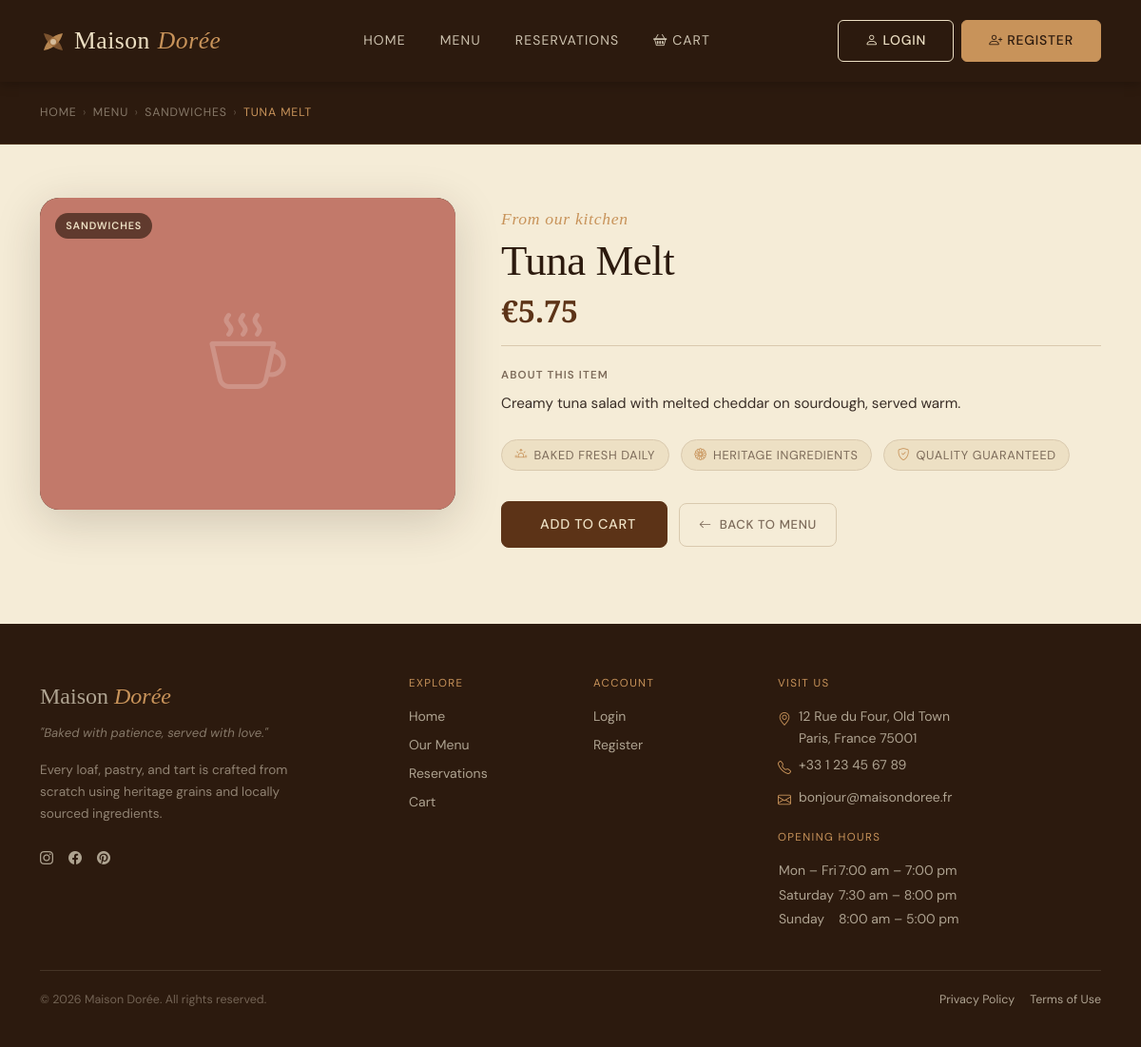
The app's page /product_details.php?id=25, older data.
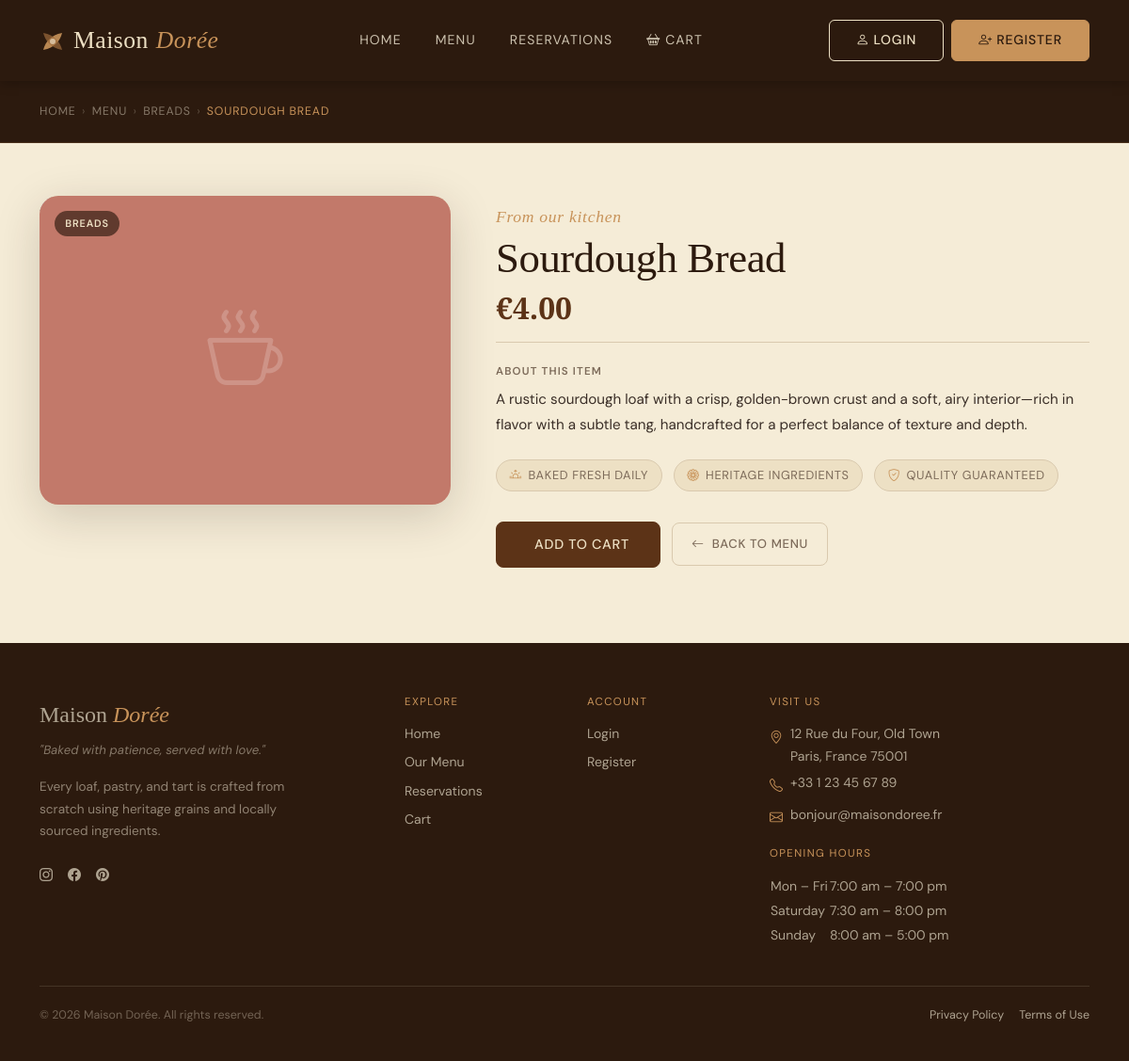
The same page, newer data.
### tables this page shows
CREATE TABLE `products` (
  `id` int(11) NOT NULL,
  `category_id` int(11) DEFAULT NULL,
  `name` varchar(100) NOT NULL,
  `description` text DEFAULT NULL,
  `price` decimal(10,2) NOT NULL,
  `image_url` varchar(255) DEFAULT NULL
);

CREATE TABLE `categories` (
  `id` int(11) NOT NULL,
  `name` varchar(50) NOT NULL
);

### db_connect.php (called while the page is built, shortened)
<?php
function db(): PDO {
    static $pdo = null;
    $dsn = sprintf('mysql:host=%s;port=%s;dbname=%s;charset=%s', DB_HOST, DB_PORT, DB_NAME, DB_CHARSET);
    $options = [
        PDO::ATTR_ERRMODE            => PDO::ERRMODE_EXCEPTION,
        PDO::ATTR_DEFAULT_FETCH_MODE => PDO::FETCH_ASSOC,
        PDO::ATTR_EMULATE_PREPARES   => false,
    ];
    try {
        $pdo = new PDO($dsn, DB_USER, DB_PASS, $options);
    } catch (PDOException $e) {
        error_log($e->getMessage());
        exit('Connection failed.');
    }
    return $pdo;
}
function db_fetch_one(string $sql, array $params = []): ?array {
    $stmt = db()->prepare($sql);
    $stmt->execute($params);
    $row = $stmt->fetch();
    return $row !== false ? $row : null;
}
?>

### product_details.php (the view, shortened to what the changed rows need)
<?php
require_once __DIR__ . '/db_connect.php';
$productId = filter_input(INPUT_GET, 'id', FILTER_VALIDATE_INT, [
    'options' => ['min_range' => 1],
]);
$product = db_fetch_one(
    'SELECT
         p.id,
         p.name,
         p.description,
         p.price,
         p.image_url,
         c.id   AS category_id,
         c.name AS category_name
     FROM products p
     JOIN categories c ON c.id = p.category_id
    WHERE p.id = :id
    LIMIT 1',
    [':id' => $productId]
);
$price  = number_format((float) $product['price'], 2);
$swatchColors = ['#C8935A','#9C6B3C','#5C3317','#EDE0C4','#C2796A','#6B7A3C','#4A7A8A'];
$swatch = $swatchColors[$product['id'] % count($swatchColors)];
require_once __DIR__ . '/header.php';
?>
<section class="pd-hero" aria-label="Product breadcrumb">
    <div class="container">
        <nav aria-label="Breadcrumb" class="pd-breadcrumb">
            <a href="index.php">Home</a>
            <span aria-hidden="true">›</span>
            <a href="products.php">Menu</a>
            <?php if (!empty($product['category_name'])): ?>
                <span aria-hidden="true">›</span>
                <a href="products.php?category_id=<?= (int) $product['category_id'] ?>">
                    <?= htmlspecialchars($product['category_name']) ?>
                </a>
            <?php endif; ?>
            <span aria-hidden="true">›</span>
            <span aria-current="page"><?= htmlspecialchars($product['name']) ?></span>
        </nav>
    </div>
</section>
<section class="pd-section" aria-labelledby="pd-product-name">
    <div class="container">
        <div class="row g-5 align-items-start">
            <div class="col-12 col-lg-5">
                <div class="pd-image-wrap">
                    <div class="pd-image-swatch"
                         style="background-color:<?= $swatch ?>;"
                         aria-hidden="true">
                        <i class="bi bi-cup-hot pd-image-swatch__icon"></i>
                    </div>
                    <?php if (!empty($product['category_name'])): ?>
                        <span class="pd-image-badge">
                            <?= htmlspecialchars($product['category_name']) ?>
                        </span>
                    <?php endif; ?>
                </div>
            </div>
            <div class="col-12 col-lg-7">
                <div class="pd-details">
                    <span class="label-script">From our kitchen</span>
                    <h1 class="pd-details__name" id="pd-product-name">
                        <?= htmlspecialchars($product['name']) ?>
                    </h1>
                    <p class="pd-details__price" aria-label="Price: €<?= $price ?>">
                        €<?= $price ?>
                    </p>
                    <hr class="pd-divider">
                    <?php if (!empty($product['description'])): ?>
                        <div class="pd-details__desc">
                            <h2 class="pd-details__desc-label">About this item</h2>
                            <p><?= nl2br(htmlspecialchars($product['description'])) ?></p>
                        </div>
                    <?php else: ?>
                        <p class="pd-details__desc-empty">
                            No description available for this product yet.
                        </p>
                    <?php endif; ?>
                    <ul class="pd-trust" aria-label="Product highlights">
                        <li><i class="bi bi-sunrise" aria-hidden="true"></i> Baked fresh daily</li>
                        <li><i class="bi bi-flower1" aria-hidden="true"></i> Heritage ingredients</li>
                        <li><i class="bi bi-shield-check" aria-hidden="true"></i> Quality guaranteed</li>
                    </ul>
                    <div class="pd-actions">
                        <a
                            href="addtocart.php?id=<?= (int) $product['id'] ?>"
                            class="btn btn-primary btn-lg pd-actions__cart"
                            aria-label="Add <?= htmlspecialchars($product['name']) ?> to cart">
                        </a>
                        <a
                            href="products.php<?= !empty($product['category_id']) ? '?category_id=' . (int)$product['category_id'] : '' ?>"
                            class="btn btn-ghost pd-actions__back">
                        </a>
                    </div>
                </div>
            </div>
        </div>
    </div>
</section>
<?php require_once __DIR__ . '/footer.php'; ?>

Row changes from the older to the newer data that the page shows:
changed products: category.name "SANDWICHES" → "BREADS"; name "TUNA MELT" → "SOURDOUGH BREAD"; name "Tuna Melt" → "Sourdough Bread"; price "5.75" → "4.00"; description "Creamy tuna salad with melted cheddar on sourdough, served warm." → "A rustic sourdough loaf with a crisp, golden-brown crust and a soft, airy interior—rich in flavor with a subtle tang, handcrafted for a perfect balance of texture and depth."
